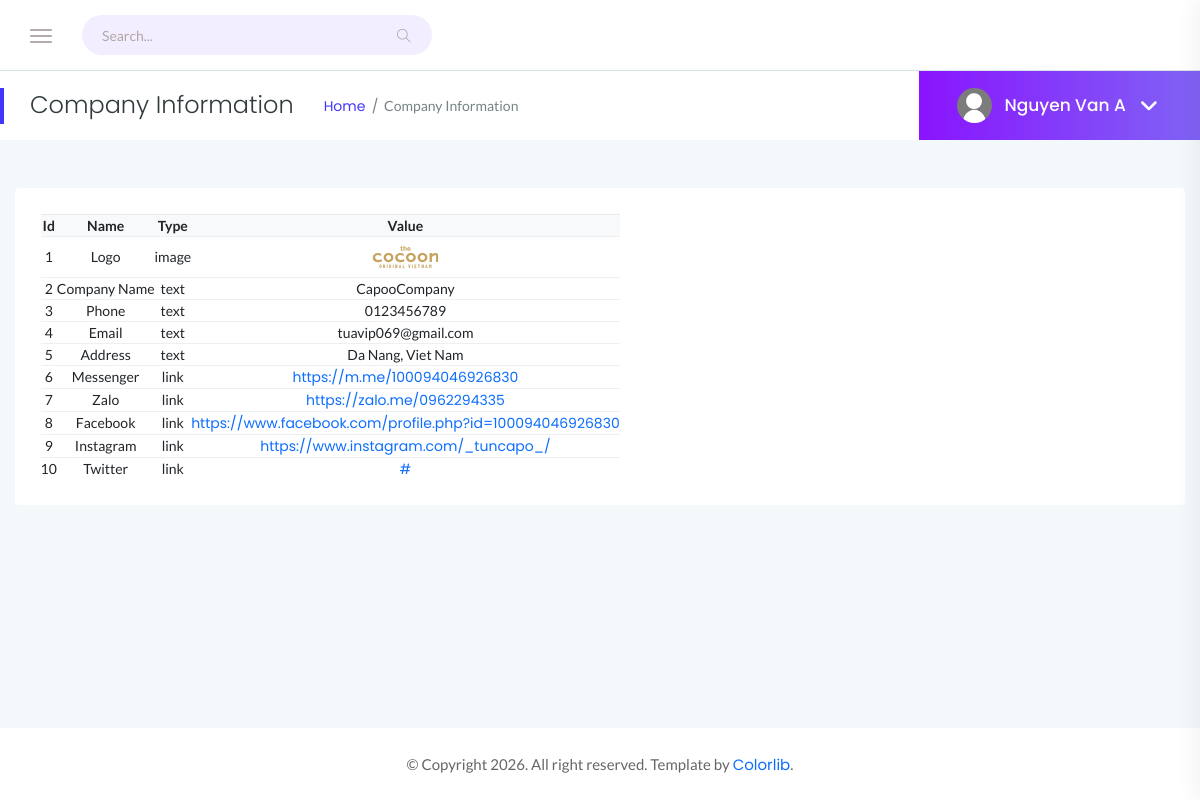
The app's page /admin/information (signed in) with its own data.
### tables this page shows
CREATE TABLE IF NOT EXISTS informations ( 
	id INT AUTO_INCREMENT PRIMARY KEY, 
	name VARCHAR(255) NOT NULL,
    type TEXT NOT NULL, 
    value TEXT
);

### controllers/admin/AdminInformationController.php (called while the page is built, shortened)
<?php
require_once BASE_DIR . '/models/InformationModel.php';
class AdminInformationController {
    private InformationModel $model;
    public function __construct() {
        $this->model = new InformationModel();
    }
    public function index() {
        $items = $this->model->getAll();
        require BASE_DIR . '/views/admin/information.php';
    }
}

### database/Database.php (called while the page is built, shortened)
<?php
class Database {
    private static ?Database $instance = null;
    private string $host = "localhost";
    private string $port = "3307";
    private string $user = "root";
    private string $pass = "";
    private function __construct() {
        try {
            $port_dsn = $this->port ? ";port={$this->port}" : "";
            $this->conn = new PDO("mysql:host=$this->host" . $port_dsn, $this->user, $this->pass);
        } catch (PDOException $e) {
            error_log("[DB ERROR] " . $e->getMessage());
            error_log("[DB ERROR] " . $e->getMessage());
            die("Lỗi Database: " . $e->getMessage());
        }
    }
    public static function getInstance() {
        if (!self::$instance) {
            self::$instance = new Database();
        }
        return self::$instance;
    }
}

### models/InformationModel.php (called while the page is built, shortened)
<?php
class InformationModel {
    private PDO $db;
    public function __construct() {
        $this->db = Database::getInstance()->conn;
    }
    public function getAll(){
        $stmt = $this->db->prepare("SELECT * FROM informations");
        $stmt->execute();
        return $stmt->fetchAll(PDO::FETCH_ASSOC);
    }
}

### views/admin/information.php (the view, shortened to what this page needs)
<!doctype html>
<html lang="en">
<head>
    <link rel="stylesheet" href="<?= SITE_URL ?? '' ?>/assets/admin/css/bootstrap.min.css">
    <link rel="stylesheet" href="<?= SITE_URL ?? '' ?>/assets/admin/css/fontawesome.min.css">
    <link rel="stylesheet" href="<?= SITE_URL ?? '' ?>/assets/admin/css/themify-icons.css">
    <link rel="stylesheet" href="<?= SITE_URL ?? '' ?>/assets/admin/css/metismenujs.min.css">
    <link rel="stylesheet" href="<?= SITE_URL ?? '' ?>/assets/admin/css/swiper-bundle.min.css">
    <link rel="stylesheet" type="text/css" href="https://cdn.jsdelivr.net/npm/simple-datatables@10/dist/style.min.css">
    <link rel="stylesheet" href="<?= SITE_URL ?? '' ?>/assets/admin/css/typography.css">
    <link rel="stylesheet" href="<?= SITE_URL ?? '' ?>/assets/admin/css/default-css.css">
    <link rel="stylesheet" href="<?= SITE_URL ?? '' ?>/assets/admin/css/styles.css">
    <link rel="stylesheet" href="<?= SITE_URL ?? '' ?>/assets/admin/css/responsive.css">
</head>
<body>
    <div class="page-container">
        <div class="main-content">
            <div class="header-area">
                <div class="row align-items-center">
                    <div class="col-md-6 col-sm-8 clearfix">
                        <div class="nav-btn float-start">
                            <span></span>
                            <span></span>
                            <span></span>
                        </div>
                        <div class="search-box float-start">
                            <form action="#">
                                <input type="text" name="search" placeholder="Search..." required>
                                <i class="ti-search"></i>
                            </form>
                        </div>
                    </div>
                </div>
            </div>
            <div class="page-title-area">
                <div class="row align-items-center">
                    <div class="col-sm-6">
                        <div class="breadcrumbs-area clearfix">
                            <h1 class="page-title float-start">Company Information</h1>
                            <ul class="breadcrumbs float-start">
                                <li><a href="<?= SITE_URL ?>/admin/dashboard">Home</a></li>
                                <li><span>Company Information</span></li>
                            </ul>
                        </div>
                    </div>
                    <div class="col-sm-6 clearfix">
                        <div class="user-profile float-end">
                            <picture><img class="avatar user-thumb" src="<?= $_SESSION['admin_avatar'] ?? '/assets/admin/images/author/avatar.png'?>" alt="avatar"></picture>
                            <h4 class="user-name dropdown-toggle" data-bs-toggle="dropdown"><?= $_SESSION['admin_name'] ?? 'Admin' ?><i class="fa-solid fa-angle-down"></i></h4>
                        </div>
                    </div>
                </div>
            </div>
            <div class="main-content-inner" id="main-content">
                <div class="row">
                    <div class="col-12 mt-5">
                        <div class="card">
                            <div class="card-body">
                                <div class="data-tables">
                                    <table id="dataTable" class="text-center">
                                        <thead class="bg-light text-capitalize">
                                            <tr>
                                                <th>Id</th>
                                                <th>Name</th>
                                                <th>Type</th>
                                                <th>Value</th>
                                            </tr>
                                        </thead>
                                        <tbody>
                                            <?php if (!empty($items) && is_array($items)): ?>
                                                <?php foreach ($items as $item): ?>
                                                    <?php
                                                        $type = $item['type'] ?? '';
                                                        $value = $item['value'] ?? '';
                                                    ?>
                                                    <tr>
                                                        <td><?= htmlspecialchars($item['id'] ?? '') ?></td>
                                                        <td><?= htmlspecialchars($item['name'] ?? '') ?></td>
                                                        <td><?= htmlspecialchars($type) ?></td>
                                                        <td>
                                                            <?php if ($type === 'image' && $value): ?>
                                                                <img
                                                                    src="<?= htmlspecialchars((SITE_URL ?? '') . $value) ?>"
                                                                    alt="<?= htmlspecialchars($item['name'] ?? 'image') ?>"
                                                                    style="height: 40px;"
                                                                >
                                                            <?php elseif ($type === 'link' && $value): ?>
                                                                <a href="<?= htmlspecialchars($value) ?>" target="_blank" rel="noopener noreferrer">
                                                                    <?= htmlspecialchars($value) ?>
                                                                </a>
                                                            <?php else: ?>
                                                                <?= htmlspecialchars($value) ?>
                                                            <?php endif; ?>
                                                        </td>
                                                    </tr>
                                                <?php endforeach; ?>
                                            <?php else: ?>
                                                <tr>
                                                    <td colspan="4">No information found.</td>
                                                </tr>
                                            <?php endif; ?>
                                        </tbody>
                                    </table>
                                </div>
                            </div>
                        </div>
                    </div>
                </div>
            </div>
        </div>
        <footer>
            <div class="footer-area">
                <p>© Copyright 2026. All right reserved. Template by <a href="https://colorlib.com/wp/">Colorlib</a>.</p>
            </div>
        </footer>
    </div>
</body>
</html>

### index.php (shortened to what this page needs)
<?php
require_once __DIR__ . '/database/Database.php';
require_once __DIR__ . '/controllers/PostController.php';
require_once __DIR__ . '/controllers/admin/AdminInformationController.php';
$route = $_GET['route'] ?? Page::Home->value;
$parts = explode('/', $route);
$controller = $parts[0];
$action = $parts[1] ?? '';
$controller = Page::tryFrom($controller)->value;
switch ($controller) {
    case Page::Admin->value:
        match($action) {
            AdminPage::Dashboard->value     => (new AdminDashboardController())->dashboard(),
            AdminPage::CompanyInfo->value   => (new AdminInformationController())->index(),
            AdminPage::Homepage->value      => (new AdminHomepageController())->index(),
            AdminPage::Contact->value       => (new AdminContactController())->contact(),
            AdminPage::ContactDetail->value => (new AdminContactController())->getDetail(),
            AdminPage::ContactAnswer->value => (new AdminContactController())->markAnswered(),
            AdminPage::User->value          => (new AdminUserController())->users(),
            AdminPage::Post->value          => require_once "views/error404.php",
            AdminPage::Product->value       => require_once "views/error404.php",
            AdminPage::AuditLog->value      => (new AuditLoggerController())->logs(),
            default                         => require_once "views/error404.php"
        };
        break;
}

### assets/admin/css/typography.css (style rules this page uses)
body { font-size: 14px; font-family: 'Lato', sans-serif; }
h1, h2, h3, h4, h5, h6 { margin: 0; font-family: 'Poppins', sans-serif; }
p { font-family: 'Lato', sans-serif; font-size: 15px; line-height: 26px; color: #444; margin-bottom: 0; }
a, a:visited { text-decoration: none; transition: all 0.3s ease-in-out; -webkit-transition: all 0.3s ease-in-out; -moz-transition: all 0.3s ease-in-out; -o-transition: all 0.3s ease-in-out; outline: 0; font-family: 'Poppins', sans-serif; }
p a, p a:visited { line-height: inherit; outline: 0; }
ul, ol { margin-bottom: 0px; margin-top: 0px; padding: 0; }
ul { margin: 0; list-style-type: none; }

### assets/admin/css/default-css.css (style rules this page uses)
* { margin: 0; padding: 0; box-sizing: border-box; }
*, *:before, *:after { box-sizing: border-box; }
html { -webkit-font-smoothing: antialiased; }
body { background: #fff; font-weight: normal; -webkit-font-smoothing: antialiased; -webkit-text-size-adjust: 100%; }
img { max-width: 100%; height: auto; }
:root { --primary-color: #4336FB; --primary-hover: #8553fa; --primary-gradient-start: #8914fe; --primary-gradient-end: #8063f5; --text-dark: #444; --text-medium: #565656; --text-muted: #8a8a8a; --bg-body: #F3F8FB; --bg-sidebar: #303641; --bg-white: #fff; --border-color: #d8e3e7; --border-light: #eee; --accent-color: #4336FB; }

### assets/admin/css/styles.css (style rules this page uses)
a { text-decoration: none; }
.page-container { width: 100%; height: 100%; min-height: 100vh; padding-left: 280px; transition: padding-left 0.3s ease 0s; }
.sbar_collapsed.page-container { padding-left: 0; }
.card { border: none; border-radius: 4px; background-color: #fff; transition: all 0.3s ease 0s; }
.card-body { padding: 25.6px; padding: 1.6rem; }
.main-content { width: 100%; background: var(--bg-body); }
.main-content-inner { padding: 0 30px 50px; }
.header-area { padding: 15px 30px; background: #fff; border-bottom: 1px solid var(--border-color); }
.nav-btn { margin: 10px 30px 0 0; cursor: pointer; }
.nav-btn span { display: block; width: 22px; height: 2px; background: #b3aaaa; margin: 4px 0; border-radius: 15px; transition: all 0.3s ease 0s; }
.nav-btn span:nth-child(2) { opacity: 0; }
.nav-btn span:first-child { transform: rotate(45deg)translate(5px, 5px); }
.nav-btn span:last-child { transform: rotate(-45deg)translate(3px, -3px); }
.sbar_collapsed .nav-btn span { transform: none; opacity: 1; }
.search-box form { position: relative; }
.search-box input { width: 350px; border-radius: 33px; border: none; height: 40px; padding-left: 20px; padding-right: 40px; letter-spacing: 0; background: #f3eeff; }
.search-box form i { position: absolute; right: 21px; top: 14px; font-size: 14px; color: #b1a7a7; }
.page-title-area { padding: 0 30px; background: #fff; position: relative; }
.page-title-area:before { content: ''; position: absolute; left: 0; top: 50%; width: 4px; height: 36px; background: var(--primary-color); transform: translateY(-50%); }
.page-title { font-size: 24px; font-weight: 300; color: #313b3d; letter-spacing: 0; margin-right: 30px; }
ul.breadcrumbs { margin-top: 4px; }
.breadcrumbs li { display: inline-block; }
.breadcrumbs li a, .breadcrumbs li span { display: block; font-size: 14px; font-weight: 400; color: var(--primary-color); letter-spacing: 0; margin-right: 16px; position: relative; }
.breadcrumbs li a:before { content: '/'; color: #768387; position: absolute; right: -13px; top: 0; }
.breadcrumbs li span { margin-right: 0; color: #768387; text-transform: capitalize; }
.user-profile { margin-right: -30px; display: flex; align-items: center; flex-wrap: wrap; background: linear-gradient(to right, var(--primary-gradient-start) 0%, var(--primary-gradient-end) 100%); padding: 17px 38px; position: relative; }
.user-profile img.avatar { height: 35px; width: 35px; border-radius: 50%; margin-right: 12px; }
.user-name { font-size: 17px; font-weight: 500; color: #fff; letter-spacing: 0; cursor: pointer; user-select: none; }
.user-name i { margin-left: 10px; font-size: 21px; vertical-align: middle; position: relative; }
.notification-area .dropdown-toggle, .user-name.dropdown-toggle { position: relative; }
.notification-area .dropdown-toggle:after, .user-name.dropdown-toggle:after { display: none; }
.footer-area { text-align: center; padding: 23px 0 19px; background: #fff; }
.footer-area p { color: #676666; margin-bottom: 0; }
table tr th { border-bottom: none; }
table tr th, table tr td { border-top: 1px solid rgba(120, 130, 140, 0.13); }

### records on screen
informations: id "1", name "Logo", type "image", value (picture)
informations: id "2", name "Company Name", type "text", value "CapooCompany"
informations: id "3", name "Phone", type "text", value "0123456789"
informations: id "4", name "Email", type "text", value "tuavip069@gmail.com"
informations: id "5", name "Address", type "text", value "Da Nang, Viet Nam"
informations: id "6", name "Messenger", type "link", value "https://m.me/100094046926830"
informations: id "7", name "Zalo", type "link", value "https://zalo.me/0962294335"
informations: id "8", name "Facebook", type "link", value "https://www.facebook.com/profile.php?id=100094046926830"
informations: id "9", name "Instagram", type "link", value "https://www.instagram.com/_tuncapo_/"
informations: id "10", name "Twitter", type "link", value "#"

### other values on screen
$_SESSION['admin_name'] "Nguyen Van A"
